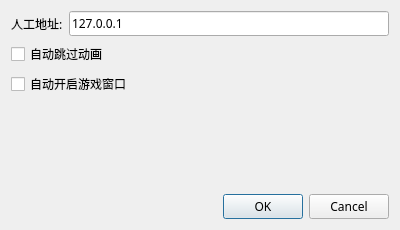
<?xml version="1.0" encoding="UTF-8"?>
<ui version="4.0">
 <class>optiondlg</class>
 <widget class="QDialog" name="optiondlg">
  <property name="geometry">
   <rect>
    <x>0</x>
    <y>0</y>
    <width>400</width>
    <height>230</height>
   </rect>
  </property>
  <property name="font">
   <font>
    <family>微软雅黑</family>
    <pointsize>9</pointsize>
   </font>
  </property>
  <property name="windowTitle">
   <string>配置</string>
  </property>
  <layout class="QGridLayout" name="gridLayout">
   <item row="0" column="1">
    <widget class="QLineEdit" name="lineEdit_helperaddr">
     <property name="text">
      <string>127.0.0.1</string>
     </property>
    </widget>
   </item>
   <item row="1" column="0" colspan="2">
    <widget class="QCheckBox" name="checkBox_autoskipgc">
     <property name="text">
      <string>自动跳过动画</string>
     </property>
    </widget>
   </item>
   <item row="0" column="0">
    <widget class="QLabel" name="label">
     <property name="text">
      <string>人工地址:</string>
     </property>
    </widget>
   </item>
   <item row="4" column="0" colspan="2">
    <widget class="QDialogButtonBox" name="buttonBox">
     <property name="orientation">
      <enum>Qt::Horizontal</enum>
     </property>
     <property name="standardButtons">
      <set>QDialogButtonBox::Cancel|QDialogButtonBox::Ok</set>
     </property>
    </widget>
   </item>
   <item row="2" column="0" colspan="2">
    <widget class="QCheckBox" name="checkBox_autostartgame">
     <property name="text">
      <string>自动开启游戏窗口</string>
     </property>
    </widget>
   </item>
   <item row="3" column="0">
    <spacer name="verticalSpacer">
     <property name="orientation">
      <enum>Qt::Vertical</enum>
     </property>
     <property name="sizeHint" stdset="0">
      <size>
       <width>20</width>
       <height>40</height>
      </size>
     </property>
    </spacer>
   </item>
  </layout>
 </widget>
 <resources/>
 <connections>
  <connection>
   <sender>buttonBox</sender>
   <signal>accepted()</signal>
   <receiver>optiondlg</receiver>
   <slot>accept()</slot>
   <hints>
    <hint type="sourcelabel">
     <x>248</x>
     <y>254</y>
    </hint>
    <hint type="destinationlabel">
     <x>157</x>
     <y>274</y>
    </hint>
   </hints>
  </connection>
  <connection>
   <sender>buttonBox</sender>
   <signal>rejected()</signal>
   <receiver>optiondlg</receiver>
   <slot>reject()</slot>
   <hints>
    <hint type="sourcelabel">
     <x>316</x>
     <y>260</y>
    </hint>
    <hint type="destinationlabel">
     <x>286</x>
     <y>274</y>
    </hint>
   </hints>
  </connection>
 </connections>
</ui>
